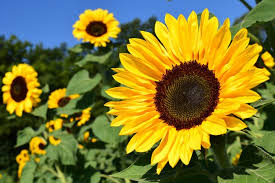
#> input picture images/flower.jpg, 275 x 183 px
$ python task_05.py
#> lines starting #> are read from the running program, lines starting #| are printed output that depends on the picture
import PIL
from PIL import Image
import matplotlib.pyplot as plt

# 5.a Use PIL.Image.open to open the image file: flower.jpg and store it in an image object y1
y1 = Image.open('images/flower.jpg')
#> y1 is the input picture: PIL image 275x183 RGB; mean R, G, B 124.9, 120.4, 49.6

# 5.b Display y1
plt.imshow(y1)
plt.title('Original Image (y1)')
plt.show()

# 5.c Rotate y1 by 25 degree with expand = 1 and save the result as another image object y2
y2 = y1.rotate(25, expand=1)
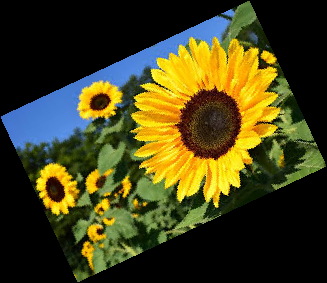
#> y2: PIL image 327x283 RGB; mean R, G, B 68, 65.5, 26.9

# 5.d Display the width and height of y2
width, height = y2.size
#> width = 327; height = 283
print(f"Width of y2: {width}, Height of y2: {height}")
#| Width of y2: 327, Height of y2: 283

plt.imshow(y2)
plt.title(f"Rotated Image (y2): Width: {width}, Height: {height}")
plt.show()

# 5.e Let left, top, right, bottom = 4, height/5, width/2, 3*height/5
left, top, right, bottom = 4, height//5, width//2, 3*height//5
#> left = 4; top = 56; right = 163; bottom = 169

# 5.f use (left, top, right, bottom) to crop y1 and save the result as an image object y3
y3 = y1.crop((left, top, right, bottom))
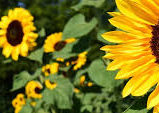
#> y3: PIL image 159x113 RGB; mean R, G, B 127.7, 118.4, 27.1

# 5.g Display y3
plt.imshow(y3)
plt.title('Cropped Image (y3)')
plt.show()

# 5.h let newsize = (128, 128)
newsize = (128, 128)

# 5.i use newsize to resize y1 to y4
y4 = y1.resize(newsize)
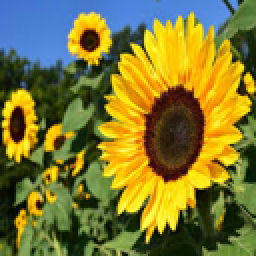
#> y4: PIL image 128x128 RGB (shown 2 times larger); mean R, G, B 124.9, 120.4, 49.6

# 5.j save y4 as an image file: resized_image.png
y4.save('resized_image.png')

# Display y4 to confirm the resize
plt.imshow(y4)
plt.title('Resized Image (y4)')
plt.show()

$ run again, with images/Yellow_trafic_sign.png saved as images/flower.jpg
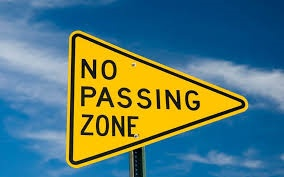
#> input picture images/Yellow_trafic_sign.png, 284 x 177 px
#> y1 is the input picture: PIL image 284x177 RGB; mean R, G, B 87.1, 122.8, 118.4
#| Width of y2: 334, Height of y2: 281
#> `y3 = y1.crop((left, top, right, bottom))`:
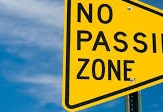
#> y3: PIL image 163x112 RGB; mean R, G, B 140.2, 147, 93.6
#> `y4 = y1.resize(newsize)`:
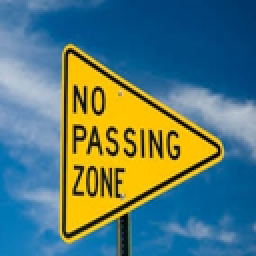
#> y4: PIL image 128x128 RGB (shown 2 times larger); mean R, G, B 87, 122.8, 118.4

$ run again, with images/stopSign.png saved as images/flower.jpg
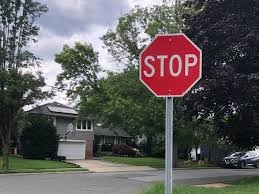
#> input picture images/stopSign.png, 259 x 194 px
#> y1 is the input picture: PIL image 259x194 RGB; mean R, G, B 95.7, 92.7, 92.9
#| Width of y2: 317, Height of y2: 286
#> `y3 = y1.crop((left, top, right, bottom))`:
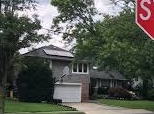
#> y3: PIL image 154x114 RGB; mean R, G, B 87.4, 89.7, 82.8
#> `y4 = y1.resize(newsize)`:
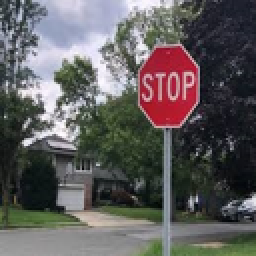
#> y4: PIL image 128x128 RGB (shown 2 times larger); mean R, G, B 95.7, 92.7, 92.9
